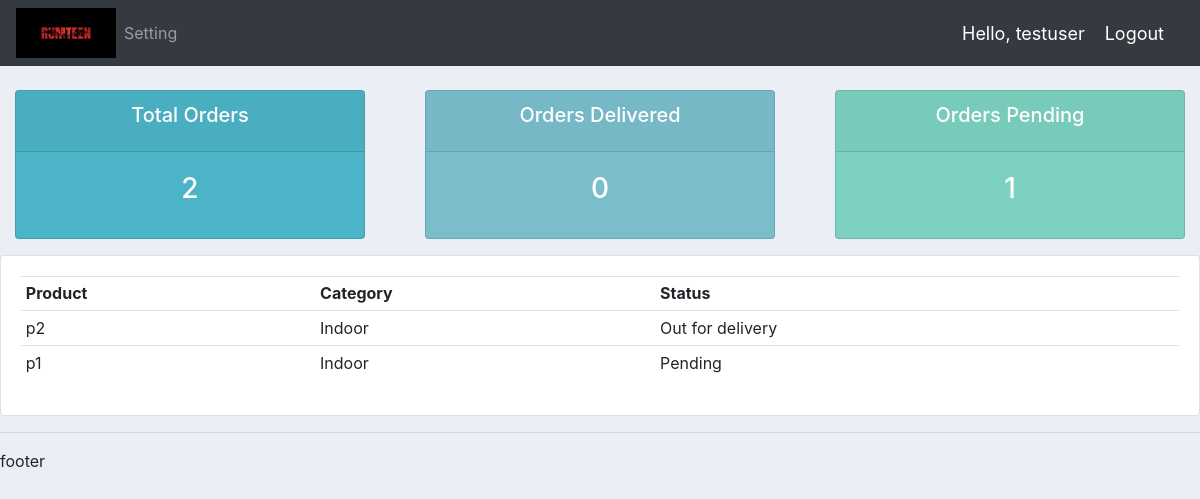
Screenshot of /user/ (signed in) with the database file from the repository.
### accounts/models.py (models this page shows, shortened)
class Order(models.Model):
    STATUS = (
        ('Pending', 'Pending'),
        ('Out for delivery', 'Out for delivery'),
        ('Delivered', 'Delivered'),
    )
    customer = models.ForeignKey(Customer, null=True, on_delete=models.SET_NULL)
    product = models.ForeignKey(Product, null=True, on_delete=models.SET_NULL)
    status = models.CharField(max_length=200, null=True, choices=STATUS)

class Product(models.Model):
    CATEGORY = (
        ('Indoor', 'Indoor'),
        ('Outdoor', 'Outdoor'),
    )
    name = models.CharField(max_length=200, null=True)
    price = models.FloatField(null=True)
    category = models.CharField(max_length=200, null=True, choices=CATEGORY)
    description = models.CharField(max_length=200, null=True, blank=True)
    tags = models.ManyToManyField(Tag)
    def __str__(self):
        return self.name

### accounts/decorators.py (the view)
        def wrapper_func(request, *args, **kwargs):
            group = None
            if request.user.groups.exists():
                group = request.user.groups.all()[0].name
            if group in allowed_roles:
                return view_func(request, *args, **kwargs)
            else:
                return HttpResponse('not authorized')

### accounts/views.py (called while the page is built)
@login_required(login_url='login')
@allowed_users(allowed_roles=['customers'])
def user_page(request):
    orders = request.user.customer.order_set.all()
    total_orders = orders.count()
    delivered = orders.filter(status='Delivered').count()
    pending = orders.filter(status='Pending').count()
    context = {'orders': orders,
               'total_orders': total_orders,
               'delivered': delivered,
               'pending': pending}
    return render(request, 'accounts/user.html', context)

### accounts/templates/accounts/user.html
{% extends 'accounts/main.html' %}
{% block content %}
    {% include 'accounts/status.html' %}
    <div class="row">
        <div class="col-md">
            <div class="card card-body">
                <table class="table table-sm">
                    <tr>
                        <th>Product</th>
                        <th>Category</th>
                        <th>Status</th>
                    </tr>
                    {% for order in orders %}
                        <tr>
                            <td>{{ order.product }}</td>
                            <td>{{ order.product.category }}</td>
                            <td>{{ order.status }}</td>
                        </tr>
                    {% endfor %}
                </table>
            </div>
        </div>
    </div>
{% endblock %}

### accounts/templates/accounts/navbar.html (shortened to what this page needs)
{% load static %}
<nav class="navbar navbar-expand-lg navbar-dark bg-dark">
    <img width="100px" height="50px" src="{% static 'images/RUMTEEN.png' %}">
    <div class="collapse navbar-collapse" id="navbarNav">
        <ul class="navbar-nav">
            {% if request.user.is_staff %}
                <li class="nav-item active">
                    <a class="nav-link" href="{% url 'home' %}">Dashboard</a>
                </li>
                <li class="nav-item">
                    <a class="nav-link" href="{% url 'products' %}">Products</a>
                </li>
            {% else %}
                <li class="nav-item">
                    <a class="nav-link" href="{% url 'account' %}">Setting</a>
                </li>
            {% endif %}
        </ul>
    </div>
    <span class="hello-msg">Hello, {{ request.user }}</span>
    <span><a class="hello-msg" href="{% url 'logout' %}">Logout</a></span>
</nav>

### static/css/main.css (style rules this page uses)
body { background-color: #ebeff5; }

### accounts/templates/accounts/navbar.html (style rules this page uses)
.hello-msg { font-size: 18px; color: #fff; margin: 0 20px 0 0; }

### rows the page displays
Order: product "p2", product.category "Indoor", status "Out for delivery"
Order: product "p1", product.category "Indoor", status "Pending"

### other values shown
{{ request.user }} "testuser"
{{ total_orders }} "2"
{{ delivered }} "0"
{{ pending }} "1"
